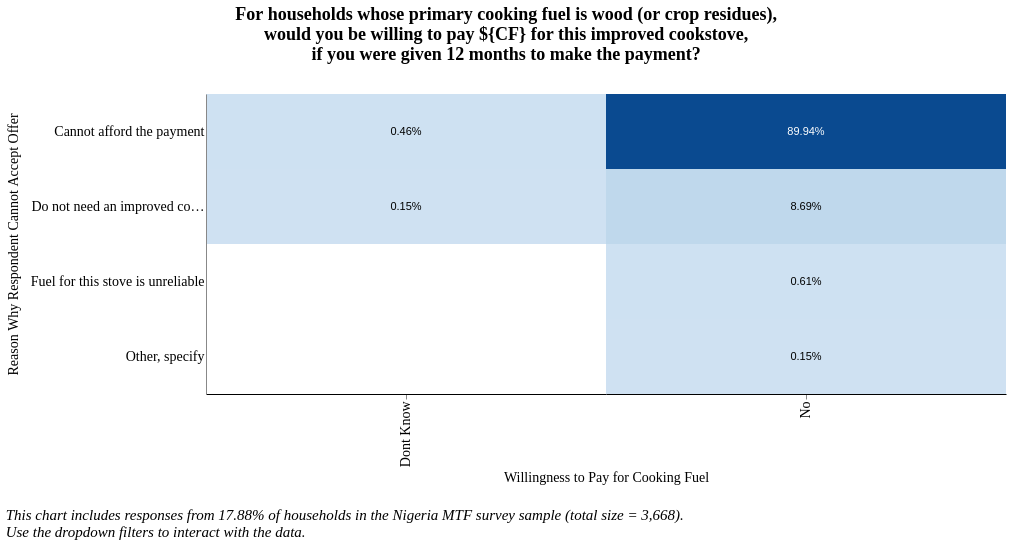

Here is the Vega-Lite specification saved for this chart:
### Vega-Lite specification from a JSON file in a GitHub repository (floating-point values rounded to 4 significant figures; data arrays with more than 128 entries replaced by an {"elided": "..."} marker saying what was removed)
{"width": 800, "height": 400, "config": {"title": {"fontSize": 18, "font": "Times New Roman", "anchor": "center", "fontColor": "#000000"}, "axisX": {"domain": true, "domainColor": "#000000", "grid": false, "labelFont": "Times New Roman", "labelFontSize": 14, "titleFont": "Times New Roman", "titleFontSize": 14, "titleFontWeight": "normal", "title": "X Axis Title (units)"}, "axisY": {"domain": true, "grid": false, "gridColor": "#DEDDDD", "gridWidth": 1, "labelFont": "Times New Roman", "labelFontSize": 14, "labelAngle": 0, "ticks": false, "titleFont": "Times New Roman", "titleFontSize": 14, "titleFontWeight": "normal", "titlePadding": 10, "title": "Y Axis Title (units)"}, "range": {"category": ["#2980B9", "#003366", "#FFAE19", "#D68910", "#E67E22", "#D35400", "#FF4500", "#FF6162", "#438B28", "#45B39D", "#99ADC1", "#212F3C"]}, "legend": {"labelFont": "Times New Roman", "labelFontSize": 14, "symbolType": "square", "symbolSize": 100, "titleFont": "Times New Roman", "titleFontSize": 14, "titleFontWeight": "normal", "title": "Legend", "orient": "right", "offset": 0}, "tooltip": {"font": "Open Sans"}, "view": {"stroke": "transparent", "text": {"font": "Times New Roman", "color": ["#2980B9", "#003366", "#FFAE19", "#D68910", "#E67E22", "#D35400", "#FF4500", "#FF6162", "#438B28", "#45B39D", "#99ADC1", "#212F3C"], "fontSize": 14, "align": "right", "fontWeight": 400, "size": 14}, "bar": {"size": 40, "binSpacing": 1, "continuousBandSize": 30, "discreteBandSize": 30, "fill": ["#2980B9", "#003366", "#FFAE19", "#D68910", "#E67E22", "#D35400", "#FF4500", "#FF6162", "#438B28", "#45B39D", "#99ADC1", "#212F3C"], "stroke": false}}}, "concat": [{"layer": [{"mark": "rect", "encoding": {"color": {"field": "chart_count", "legend": null, "scale": {"scheme": "blues"}, "type": "quantitative"}, "x": {"field": "k6", "scale": {"paddingInner": 0}, "title": "Willingness to Pay for Cooking Fuel", "type": "ordinal"}, "y": {"field": "k7", "scale": {"paddingInner": 0}, "title": "Reason Why Respondent Cannot Accept Offer", "type": "ordinal"}}, "selection": {"selector063": {"type": "single", "fields": ["locality"], "bind": {"input": "select", "options": [null, 0, 1], "labels": ["National", "Urban", "Rural"], "name": "Locality Breakdown  "}}, "selector064": {"type": "single", "fields": ["elc_aggr_tier"], "bind": {"input": "select", "options": [null, "Tier 0", "Tier 1", "Tier 2", "Tier 3", "Tier 4", "Tier 5"], "labels": ["All Tiers", "Tier 0", "Tier 1", "Tier 2", "Tier 3", "Tier 4", "Tier 5"], "name": "Electricity Tiers  "}}}, "transform": [{"aggregate": [{"op": "count", "as": "chart_count"}], "groupby": ["k6", "k7"]}]}, {"mark": {"type": "text", "baseline": "middle"}, "encoding": {"color": {"condition": {"value": "black", "test": "(datum.chart_count < 300)"}, "value": "white"}, "text": {"field": "pct", "format": ".2%", "type": "quantitative"}, "x": {"field": "k6", "scale": {"paddingInner": 0}, "title": "Willingness to Pay for Cooking Fuel", "type": "ordinal"}, "y": {"field": "k7", "scale": {"paddingInner": 0}, "title": "Reason Why Respondent Cannot Accept Offer", "type": "ordinal"}}, "transform": [{"aggregate": [{"op": "count", "as": "chart_count"}], "groupby": ["k6", "k7"]}, {"joinaggregate": [{"op": "count", "field": "chart_count", "as": "count"}], "groupby": ["k6", "k7"]}, {"calculate": "(datum.chart_count / 656)", "as": "pct"}]}], "height": 300, "title": {"text": ["For households whose primary cooking fuel is wood (or crop residues),", "would you be willing to pay ${CF} for this improved cookstove,", "if you were given 12 months to make the payment?"], "color": "black", "subtitleColor": "black", "offset": 30}, "transform": [{"filter": {"selection": "selector063"}}, {"filter": {"selection": "selector064"}}], "width": 800}], "data": {"name": "data-a6ed78dc62a14ce8381164be953f5421"}, "title": {"text": ["", "", "This chart includes responses from 17.88% of households in the Nigeria MTF survey sample (total size = 3,668).", "Use the dropdown filters to interact with the data."], "anchor": "start", "baseline": "bottom", "font": "Times New Roman", "fontSize": 15, "fontStyle": "italic", "fontWeight": "normal", "orient": "bottom"}, "$schema": "https://vega.github.io/schema/vega-lite/v4.17.0.json", "datasets": {"data-a6ed78dc62a14ce8381164be953f5421": {"elided": "656 records"}}}
